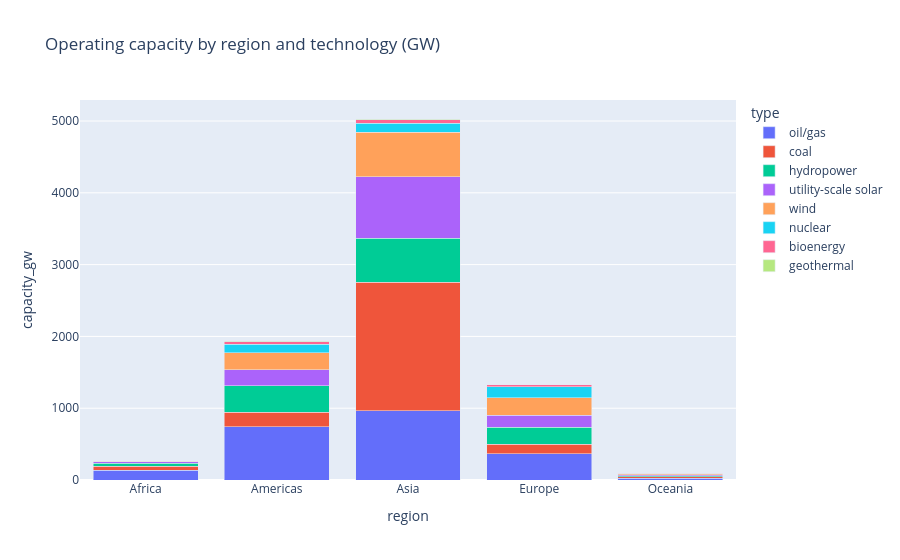

Write notebook code for a chart like this one.
### Code cell
mix_by_region = (
    operating.groupby(['region', 'type'])['capacity_mw'].sum()
    .div(1000)
    .rename('capacity_gw')
    .reset_index()
)

fig = px.bar(
    mix_by_region, x='region', y='capacity_gw', color='type',
    title='Operating capacity by region and technology (GW)',
    barmode='stack', color_discrete_map=TYPE_COLORS,
    category_orders={'type': TYPE_ORDER}
)
fig.show()

### Figure 1 — Plotly figure (JSON) as saved in the notebook; plotly's stock layout.template omitted (floating-point values rounded to 4 significant figures)
{"data": [{"hovertemplate": "type=oil/gas<br>region=%{x}<br>capacity_gw=%{y}<extra></extra>", "legendgroup": "oil/gas", "marker": {"color": "#636EFA", "pattern": {"shape": ""}}, "name": "oil/gas", "orientation": "v", "showlegend": true, "textposition": "auto", "type": "bar", "x": ["Africa", "Americas", "Asia", "Europe", "Oceania"], "xaxis": "x", "y": [135.7, 740.9, 967.8, 366.2, 22.43], "yaxis": "y"}, {"hovertemplate": "type=coal<br>region=%{x}<br>capacity_gw=%{y}<extra></extra>", "legendgroup": "coal", "marker": {"color": "#EF553B", "pattern": {"shape": ""}}, "name": "coal", "orientation": "v", "showlegend": true, "textposition": "auto", "type": "bar", "x": ["Africa", "Americas", "Asia", "Europe", "Oceania"], "xaxis": "x", "y": [52.91, 205.6, 1789.0, 131.0, 23.75], "yaxis": "y"}, {"hovertemplate": "type=hydropower<br>region=%{x}<br>capacity_gw=%{y}<extra></extra>", "legendgroup": "hydropower", "marker": {"color": "#00CC96", "pattern": {"shape": ""}}, "name": "hydropower", "orientation": "v", "showlegend": true, "textposition": "auto", "type": "bar", "x": ["Africa", "Americas", "Asia", "Europe", "Oceania"], "xaxis": "x", "y": [47.33, 364.7, 612.4, 240.8, 13.74], "yaxis": "y"}, {"hovertemplate": "type=utility-scale solar<br>region=%{x}<br>capacity_gw=%{y}<extra></extra>", "legendgroup": "utility-scale solar", "marker": {"color": "#AB63FA", "pattern": {"shape": ""}}, "name": "utility-scale solar", "orientation": "v", "showlegend": true, "textposition": "auto", "type": "bar", "x": ["Africa", "Americas", "Asia", "Europe", "Oceania"], "xaxis": "x", "y": [16.21, 221.7, 851.4, 164.0, 14.49], "yaxis": "y"}, {"hovertemplate": "type=wind<br>region=%{x}<br>capacity_gw=%{y}<extra></extra>", "legendgroup": "wind", "marker": {"color": "#FFA15A", "pattern": {"shape": ""}}, "name": "wind", "orientation": "v", "showlegend": true, "textposition": "auto", "type": "bar", "x": ["Africa", "Americas", "Asia", "Europe", "Oceania"], "xaxis": "x", "y": [12.0, 237.7, 625.9, 242.7, 15.63], "yaxis": "y"}, {"hovertemplate": "type=nuclear<br>region=%{x}<br>capacity_gw=%{y}<extra></extra>", "legendgroup": "nuclear", "marker": {"color": "#19D3F3", "pattern": {"shape": ""}}, "name": "nuclear", "orientation": "v", "showlegend": true, "textposition": "auto", "type": "bar", "x": ["Africa", "Americas", "Asia", "Europe"], "xaxis": "x", "y": [1.94, 122.5, 120.1, 156.8], "yaxis": "y"}, {"hovertemplate": "type=bioenergy<br>region=%{x}<br>capacity_gw=%{y}<extra></extra>", "legendgroup": "bioenergy", "marker": {"color": "#FF6692", "pattern": {"shape": ""}}, "name": "bioenergy", "orientation": "v", "showlegend": true, "textposition": "auto", "type": "bar", "x": ["Africa", "Americas", "Asia", "Europe", "Oceania"], "xaxis": "x", "y": [1.835, 34.82, 54.35, 23.62, 0.6361], "yaxis": "y"}, {"hovertemplate": "type=geothermal<br>region=%{x}<br>capacity_gw=%{y}<extra></extra>", "legendgroup": "geothermal", "marker": {"color": "#B6E880", "pattern": {"shape": ""}}, "name": "geothermal", "orientation": "v", "showlegend": true, "textposition": "auto", "type": "bar", "x": ["Africa", "Americas", "Asia", "Europe", "Oceania"], "xaxis": "x", "y": [0.8515, 5.478, 6.988, 1.857, 1.453], "yaxis": "y"}], "layout": {"barmode": "stack", "legend": {"title": {"text": "type"}, "tracegroupgap": 0}, "title": {"text": "Operating capacity by region and technology (GW)"}, "xaxis": {"anchor": "y", "domain": [0.0, 1.0], "title": {"text": "region"}}, "yaxis": {"anchor": "x", "domain": [0.0, 1.0], "title": {"text": "capacity_gw"}}}}
